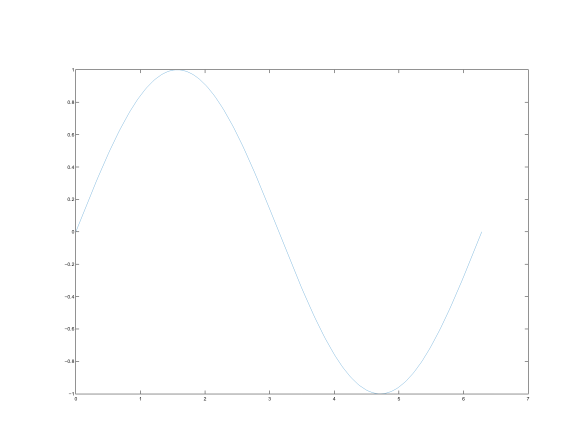
#> input picture data/pair1/image1.png, 1167 x 875 px (shown at 1/2 size); its folder holds 2 pictures in this run
$ python run.py   (older library calls are emulated)
#> lines starting #> are read from the running program, lines starting #| are printed output that depends on the picture; long printed decimals are rounded
import os
import argparse
import re

import numpy as np
from skimage.metrics import structural_similarity
from PIL import Image


def save_results(path, ssim_val, ssim_map, montage):
	'''
	Utility fucntion to save all the outputs
	'''
	os.makedirs(path, exist_ok=True)

	montage.save(os.path.join(path, 'montage.png'))
	ssim_map.save(os.path.join(path, 'ssim_map.png'))
	with open(os.path.join(path, 'ssim_val.txt'), 'w') as f:
		f.write("SSIM: " + str(ssim_val))


def resize_images(img1, img2, force=False):

	'''
	Resize the two images to match the size of the smaller one.
	If "force" is False, then it will only resize if images have same aspect ratio.
	Otherwise return None
	'''

	w1, h1 = img1.size
	w2, h2 = img2.size

	if not force:
		ratio_orig = h1/w1
		ratio_comp = h2/w2

		if round(ratio_orig, 2) != round(ratio_comp, 2):
			return None, None, False

	if h1 == h2 and w1 ==w2:
		return img1, img2, True
	elif h1 > h2:
		resized1 = img1.resize((w2, h2), Image.ANTIALIAS)
		return resized1, img2, True
	elif h2 > h1:
		resized2 = img2.resize((w1, h1), Image.ANTIALIAS)
		return img1, resized2, True


def get_ssim(img1, img2, norm='abs', force_resize=False):
	'''
	Inputs:
	img1: PIL image
	img2: PIL image
	force_resize: Whether to force resize the images or not, if aspect ration does not match

	Returns:
	SSIM index value bw img1 and img2, and SSIM map
	'''
	gray_img1 = img1.convert('L')
	gray_img2 = img2.convert('L')

	gray_img1, gray_img2, success = resize_images(
								gray_img1, gray_img2, force=force_resize)

	if success:

		gray_img1 = np.array(gray_img1)
		gray_img2 = np.array(gray_img2)


		ssim_val, ssim_map = structural_similarity(gray_img1, gray_img2,
									full=True, gaussian_weights=True, sigma=1.5,
									data_range=gray_img2.max() - gray_img2.min())


		if norm == 'scale':
			ssim_map = ((1 + ssim_map) /2 *255).astype(np.uint8)
		elif norm == 'abs':
			ssim_map = (np.abs(ssim_map)*255).astype(np.uint8)

		ssim_map = Image.fromarray(ssim_map, 'L')
		return ssim_val, ssim_map
	else:
		return None, None


def get_montage(images):
	'''
	Inputs:
	images: A list of images

	Returns:
	Montage of all the images in the list concatenated horizontally
	'''

	widths, heights = zip(*(i.size for i in images))
	total_width = sum(widths)
	max_height = max(heights)

	montage = Image.new('RGB', (total_width, max_height))

	x_offset = 0
	for im in images:
		montage.paste(im, (x_offset,0))
		x_offset += im.size[0]

	return montage


def main(args):

	subdirs = [(f.path, f.name) for f in os.scandir(args.root_dir) if f.is_dir()]
	if not len(subdirs) > 0:
		print("There are not sub-dirs at the given path {}".format(args.root_dir))
		exit()
	else:
		print("{} sub-directories found. Running SSIM...".format(len(subdirs)))

	exts = '.*.(' + '|'.join(args.img_types) + ')'
	os.makedirs(args.save_dir, exist_ok=True)

	for path, name in subdirs:
		image_paths = [img for img in os.listdir(path) if re.match(exts, img, re.IGNORECASE)][:2] #take first 2 images for ssim
		images = [Image.open(os.path.join(path, x)) for x in image_paths]
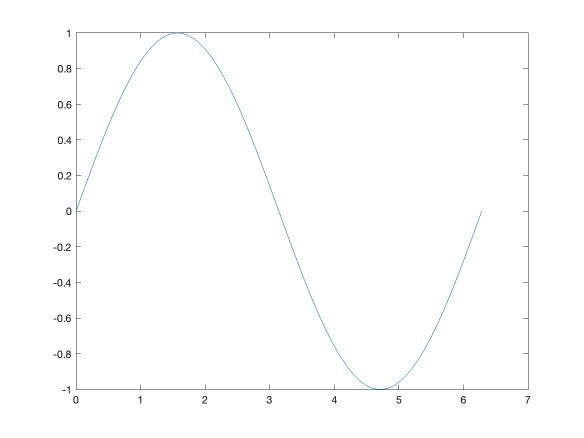
#> input picture data/pair1/image2.png, 1167 x 875 px (shown at 1/2 size)

		montage = get_montage(images)
#> in get_montage, `widths, heights = zip(*(i.size for i in images))`: widths = (1167, 1167); heights = (875, 875)
#> in get_montage, `total_width = sum(widths)`: total_width = 2334
#> in get_montage, `max_height = max(heights)`: max_height = 875
#> in get_montage, `montage = Image.new('RGB', (total_width, max_height))`: montage: PIL image 2334x875 RGB; every value is 0
#> the loop in get_montage, `for im in images:` made 2 passes
#> x_offset on passes 1 to 2: 1167, 2334
#> after the loop in get_montage, `for im in images:`:
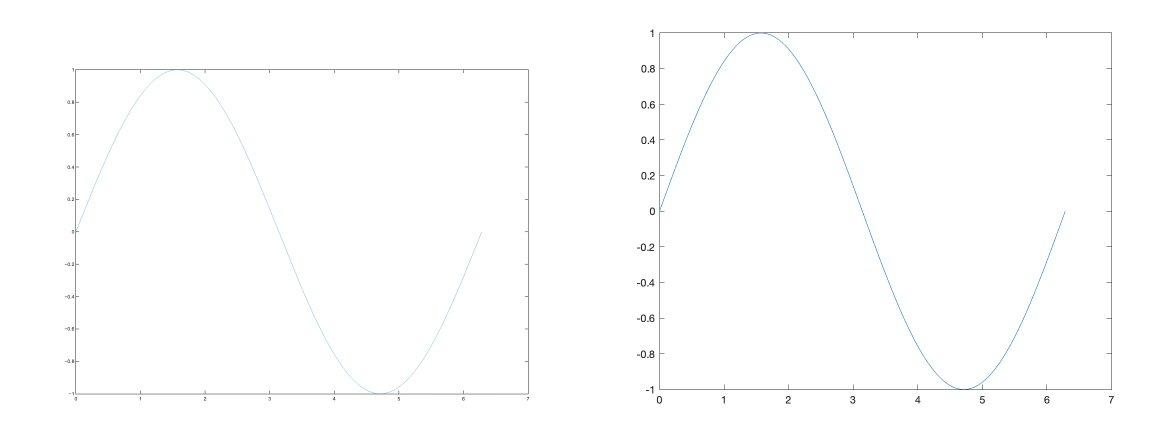
#> montage: PIL image 2334x875 RGB (shown at 1/2 size); mean R, G, B 253.7, 253.9, 253.9
#> after the loop in get_montage, `for im in images:`: x_offset = 2334
		ssim_val, ssim_map = get_ssim(images[0], images[1], args.norm, args.force_resize)
#> in get_ssim, `gray_img1, gray_img2, success = resize_images( gray_img1, gray_img2, f..`: success = True
#> in get_ssim, `ssim_val, ssim_map = structural_similarity(gray_img1, gray_img2, full=..`:
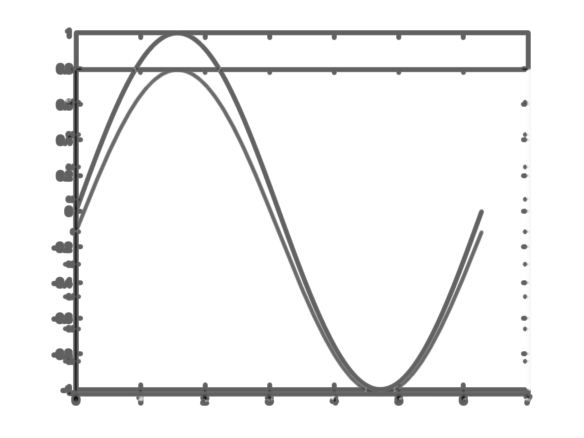
#> ssim_map: shape (875, 1167) float64 (shown at 1/2 size); min -0.599, max 1, mean 0.92; drawn with min black and max white
#> in get_ssim, `ssim_val, ssim_map = structural_similarity(gray_img1, gray_img2, full=..`: ssim_val = 0.918
#> in get_ssim, `ssim_map = (np.abs(ssim_map)*255).astype(np.uint8)`:
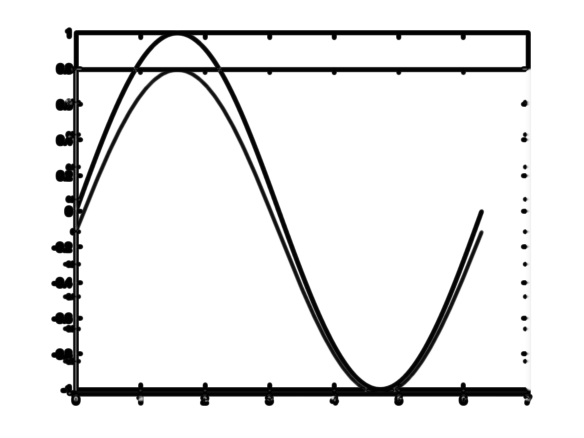
#> ssim_map: shape (875, 1167) (shown at 1/2 size); min 0, max 255, mean 234.9
#> ssim_val = 0.918

		if ssim_val is not None and ssim_map is not None:
			save_results(os.path.join(args.save_dir, name), ssim_val, ssim_map, montage)
			print("Images Subidr: {}, SSIM: {}".format(name, ssim_val))
#| Images Subidr: pair1, SSIM: 0.9179
		else:
			print("Aspect ratio does not match for images at path \"{}\". Use --force argumnet to calcualte ssim anyways". format(name))


if __name__ == '__main__':
	parser = argparse.ArgumentParser(description='SSIM Generator')

	parser.add_argument("--root-dir", default='data', type=str,
						help="Path for root directory containing all the sub-dirs. Default: ./data")
	parser.add_argument("--save-dir", default='output', type=str,
						help="Path where montage and ssim maps are saved")
	parser.add_argument('--img-types', default=['png', 'jpg'], nargs='+',
							help="List of extensions for images. Default: ['png', 'jpg']",
							choices=['jpg','jpeg','png','tiff','bmp','gif'])
	parser.add_argument('--force-resize', '--force_resize', action='store_true',
						help='Use this argument to calcualte SSIM for image pairs whose aspect ratios do not match.'\
							'By default, the program ignores such pairs.')
	parser.add_argument('--norm', default='abs', choices=['abs', 'scale'],
						help='How to normalize negative vlaues in the ssim map.'\
							'abs will take absolute values, while scale will resecale the range between [0,1]')

	args = parser.parse_args()

	main(args)
